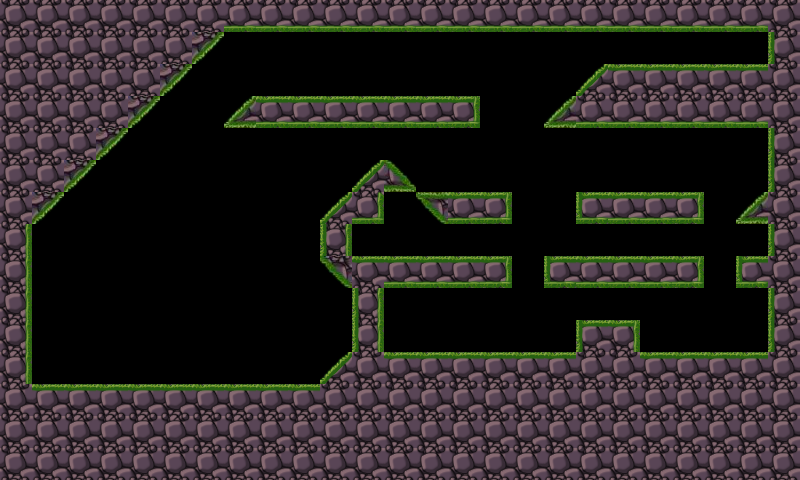

This game map was drawn from its Tiled (.tmx) file and the tilesets committed beside it. A one-line description and the trimmed map source follow:
An orthogonal 25x15 tile map with 32x32 px tiles, 1 tile layer (mpic) and 12 objects (4x monster, iron_h, circle).

<map version="1.0" orientation="orthogonal" width="25" height="15" tilewidth="32" tileheight="32">
 <tileset firstgid="1" name="tiled" tilewidth="32" tileheight="32">
  <image source="tiled.png" width="192" height="192" />
 </tileset>
 <layer name="mpic" width="25" height="15">
  <data>[375 cells, 207 non-empty, 18 distinct tile ids]</data>
 </layer>
 <objectgroup name="ground" width="25" height="15">
  <object x="578" y="194">
   <polyline points="0,0 124,0 124,26 1,27 0,-1" />
  </object>
  <object x="546" y="256">
   <polyline points="0,0 155,1 155,28 1,28 1,0" />
  </object>
  <object x="29" y="226">
   <polyline points="0,0 195,-197 743,-199 742,-161 577,-160 518,-103 742,-102 742,-37 708,-7 742,-7 741,32 708,32 708,57 742,57 742,128 607,127 608,95 549,96 549,128 351,128 351,58 480,58 481,32 319,31 321,-5 352,-6 350,-35 385,-38 358,-64 292,-4 293,30 324,63 324,124 288,161 -2,160 -1,0" />
  </object>
  <object x="417" y="195">
   <polyline points="0,0 31,26 93,26 93,0 -2,-2" />
  </object>
  <object x="412" y="186">
   <polyline points="0,0 32,36" />
  </object>
  <object x="225" y="124">
   <polyline points="0,0 29,-26 252,-26 251,-1 -1,3" />
  </object>
 </objectgroup>
 <objectgroup name="object" width="25" height="15">
  <object name="iron_h" x="635" y="252">
   <properties>
    <property name="left" value="420" />
    <property name="right" value="770" />
    <property name="speed" value="1" />
   </properties>
  </object>
  <object name="monster" x="451" y="335">
   <properties>
    <property name="enemy" value="true" />
    <property name="plistname" value="monster_2" />
   </properties>
  </object>
  <object name="monster" x="705" y="337">
   <properties>
    <property name="enemy" value="true" />
    <property name="plistname" value="monster_3" />
   </properties>
  </object>
  <object name="monster" x="396" y="242">
   <properties>
    <property name="enemy" value="false" />
    <property name="plistname" value="monster_5" />
   </properties>
  </object>
  <object name="circle" x="377" y="76">
   <properties>
    <property name="sprite_name" value="circle.png" />
   </properties>
  </object>
  <object name="monster" x="312" y="83">
   <properties>
    <property name="enemy" value="true" />
    <property name="plistname" value="monster_3" />
   </properties>
  </object>
 </objectgroup>
</map>
